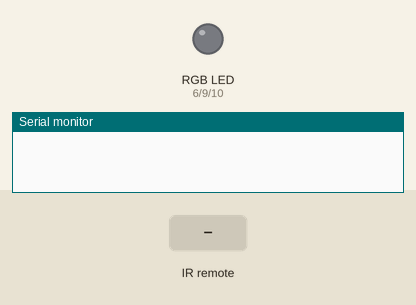
A sketch run on a simulated Arduino Uno, built with avr-gcc and run on an emulated ATmega328P. Parts: an RGB LED mixed from three pins (HIGH = lit), the last lines printed to the serial monitor. The inputs (shaded band) are chosen by the test bench.

Above: at 1.2 s.
1.3 s: infrared code 0xFFA25D received
At 2.5 s:
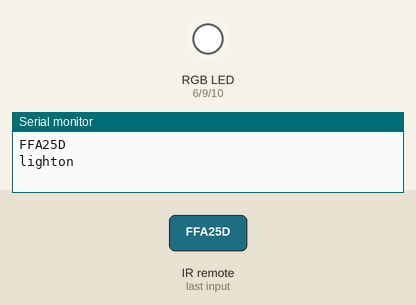
2.8 s: infrared code 0xFF30CF received
At 3.9 s:
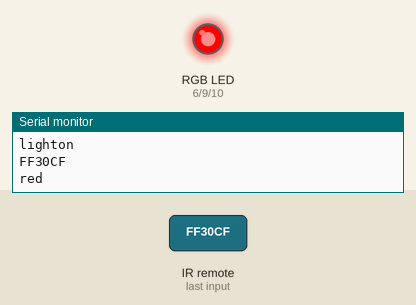
4.3 s: infrared code 0xFF18E7 received
At 5.0 s:
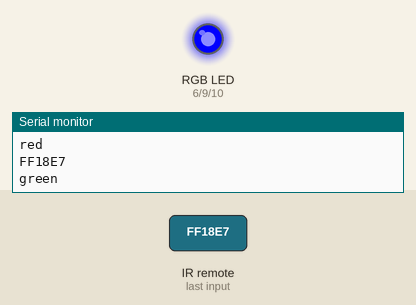
5.8 s: infrared code 0xFF629D received
At 6.1 s:
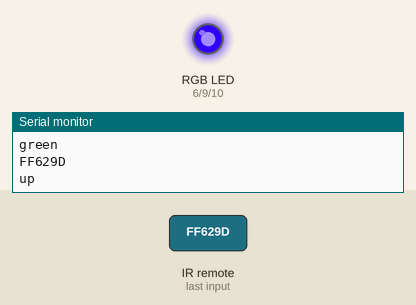
7.3 s: infrared code 0xFF7A85 received
At 8.5 s:
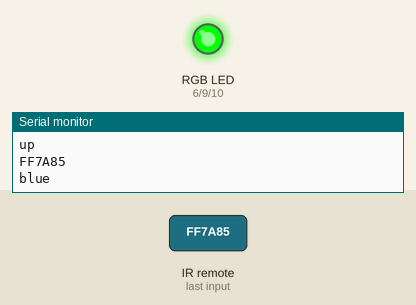
8.8 s: infrared code 0xFF629D received
At 9.6 s:
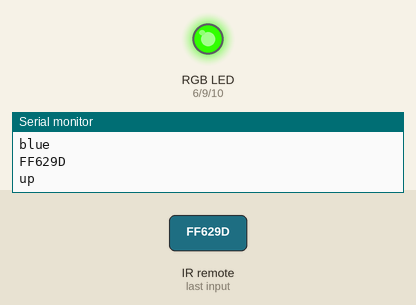
Timing chart, 0 to 11.3 s (numbered marks = the images above; inputs shaded):
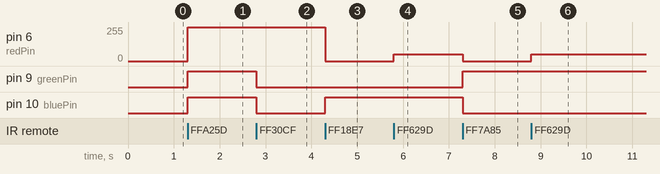

Measured:
- after the input at 1.3 s, pin 6 (redPin): 0/255 → 255/255 at once; pin 9 (greenPin), pin 10 (bluePin): LOW → HIGH at once
- after the input at 2.8 s, pin 9 (greenPin), pin 10 (bluePin): HIGH → LOW at once
- after the input at 4.3 s, pin 6 (redPin): 255/255 → 0/255 at once; pin 10 (bluePin): LOW → HIGH at once
- after the input at 5.8 s, pin 6 (redPin): 0/255 → 50/255 at once
- after the input at 7.3 s, pin 6 (redPin): 50/255 → 0/255 at once; pin 9 (greenPin): LOW → HIGH at once; pin 10 (bluePin): HIGH → LOW at once
- after the input at 8.8 s, pin 6 (redPin): 0/255 → 50/255 at once

The sketch:

68-irremote-rgb-led.ino
```cpp
// switch on and off
// 1: red 2: green 3: blue
// 1 then up and down to change redness

#include <IRremote.h>
int IRpin=11;
// Create IRremote object
IRrecv IR(IRpin);
// Put signal from IR sensor to cmd
decode_results cmd;

//byte remoteOn=0xFFA25D;
String myCom;
String color;

int redPin=6;
int greenPin=9;
int bluePin=10;
boolean on=false;
int brightness=255;
int green=255;
int blue=255;
int red=255;
void setup() {
  // put your setup code here, to run once:
Serial.begin(9600);
IR.enableIRIn();
pinMode(redPin, OUTPUT);
pinMode(greenPin, OUTPUT);
pinMode(bluePin, OUTPUT);
}

void loop() {
  // put your main code here, to run repeatedly:
  // The & symbol passes the address of the variable into the function
  // so it can be editted
  // brings the value returned by IR.decode() into cmd
while (IR.decode(&cmd)==0){
// wait till someone presses button
}
Serial.println(cmd.value,HEX);

switch(cmd.value){
  case 0xFFA25D:
  if (!on){
  myCom="lighton";
  red=255;
  blue=255;
  green=255;
  on= true;
}
else if (on){
  myCom="lightoff";
  //Serial.println(myCom);
  red=0;
  blue=0;
  green=0;
  //analogWrite(redPin, 0);
  on= false;
}
break;

case 0xFF629D:
  myCom="up";
  if (color=="red"){
    red+=50;
  if (red>255){
    red=255;
    //analogWrite(redPin, brightness);
  }
  }

break;

case 0xFF30CF:
  myCom="red";
  color="red";
  red=255;
  green=0;
  blue=0;
break;

case 0xFF18E7:
  myCom="green";
  red=0;
  green=255;
  blue=0;
break;

case 0xFF7A85:
  myCom="blue";
  red=0;
  green=0;
  blue=255;
break;


case 0xFFA857:
  myCom="down";
  //Serial.println(myCom);
  if (color=="red"){
    red-=50;
  if (red<0){
    red=0;
    //analogWrite(redPin, brightness);
  }
  }
  break;

  default:
  Serial.println("other button pressed");
break;
}

  Serial.println(myCom);
  analogWrite(redPin, red);
  analogWrite(greenPin, blue);
  analogWrite(bluePin, green);


// pause so it doesn't read it many time
delay(500);
IR.resume(); // start reading again);

}
```
